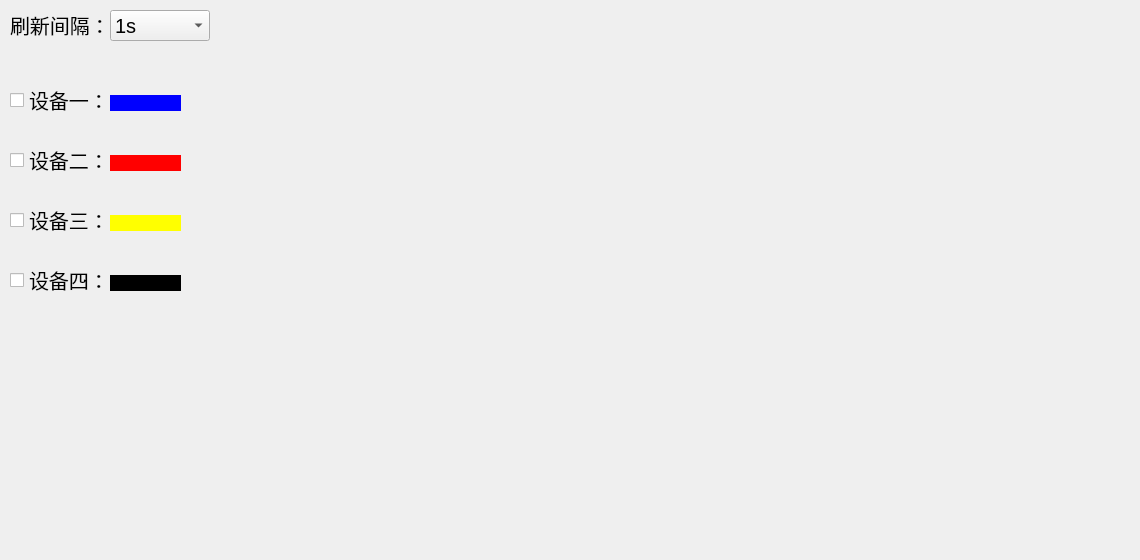
<?xml version="1.0" encoding="UTF-8"?>
<ui version="4.0">
 <class>DrawCurve</class>
 <widget class="QWidget" name="DrawCurve">
  <property name="geometry">
   <rect>
    <x>0</x>
    <y>0</y>
    <width>1140</width>
    <height>560</height>
   </rect>
  </property>
  <property name="windowTitle">
   <string>Form</string>
  </property>
  <widget class="QWidget" name="widget_customplot" native="true">
   <property name="geometry">
    <rect>
     <x>200</x>
     <y>50</y>
     <width>900</width>
     <height>460</height>
    </rect>
   </property>
  </widget>
  <widget class="QCheckBox" name="checkBox_1">
   <property name="geometry">
    <rect>
     <x>10</x>
     <y>80</y>
     <width>100</width>
     <height>40</height>
    </rect>
   </property>
   <property name="styleSheet">
    <string notr="true">QWidget{font-size: 15pt;}</string>
   </property>
   <property name="text">
    <string>设备一：</string>
   </property>
  </widget>
  <widget class="QCheckBox" name="checkBox_2">
   <property name="geometry">
    <rect>
     <x>10</x>
     <y>140</y>
     <width>100</width>
     <height>40</height>
    </rect>
   </property>
   <property name="styleSheet">
    <string notr="true">QWidget{font-size: 15pt;}</string>
   </property>
   <property name="text">
    <string>设备二：</string>
   </property>
  </widget>
  <widget class="QCheckBox" name="checkBox_3">
   <property name="geometry">
    <rect>
     <x>10</x>
     <y>200</y>
     <width>100</width>
     <height>40</height>
    </rect>
   </property>
   <property name="styleSheet">
    <string notr="true">QWidget{font-size: 15pt;}</string>
   </property>
   <property name="text">
    <string>设备三：</string>
   </property>
  </widget>
  <widget class="QCheckBox" name="checkBox_4">
   <property name="geometry">
    <rect>
     <x>10</x>
     <y>260</y>
     <width>100</width>
     <height>40</height>
    </rect>
   </property>
   <property name="styleSheet">
    <string notr="true">QWidget{font-size: 15pt;}</string>
   </property>
   <property name="text">
    <string>设备四：</string>
   </property>
  </widget>
  <widget class="Line" name="line">
   <property name="geometry">
    <rect>
     <x>110</x>
     <y>95</y>
     <width>71</width>
     <height>16</height>
    </rect>
   </property>
   <property name="styleSheet">
    <string notr="true">QWidget{border:none;
background:blue;}</string>
   </property>
   <property name="orientation">
    <enum>Qt::Horizontal</enum>
   </property>
  </widget>
  <widget class="Line" name="line_2">
   <property name="geometry">
    <rect>
     <x>110</x>
     <y>155</y>
     <width>71</width>
     <height>16</height>
    </rect>
   </property>
   <property name="styleSheet">
    <string notr="true">QWidget{border:none;
background:red;}</string>
   </property>
   <property name="orientation">
    <enum>Qt::Horizontal</enum>
   </property>
  </widget>
  <widget class="Line" name="line_3">
   <property name="geometry">
    <rect>
     <x>110</x>
     <y>215</y>
     <width>71</width>
     <height>16</height>
    </rect>
   </property>
   <property name="styleSheet">
    <string notr="true">QWidget{border:none;
background:yellow;}</string>
   </property>
   <property name="orientation">
    <enum>Qt::Horizontal</enum>
   </property>
  </widget>
  <widget class="Line" name="line_4">
   <property name="geometry">
    <rect>
     <x>110</x>
     <y>275</y>
     <width>71</width>
     <height>16</height>
    </rect>
   </property>
   <property name="styleSheet">
    <string notr="true">QWidget{border:none;
background:block;}</string>
   </property>
   <property name="orientation">
    <enum>Qt::Horizontal</enum>
   </property>
  </widget>
  <widget class="QComboBox" name="comboBox">
   <property name="geometry">
    <rect>
     <x>110</x>
     <y>10</y>
     <width>100</width>
     <height>31</height>
    </rect>
   </property>
   <property name="styleSheet">
    <string notr="true">QWidget{font-size: 15pt;}</string>
   </property>
   <item>
    <property name="text">
     <string>1s</string>
    </property>
   </item>
   <item>
    <property name="text">
     <string>5s</string>
    </property>
   </item>
   <item>
    <property name="text">
     <string>10s</string>
    </property>
   </item>
   <item>
    <property name="text">
     <string>停止刷新</string>
    </property>
   </item>
  </widget>
  <widget class="QLabel" name="label">
   <property name="geometry">
    <rect>
     <x>10</x>
     <y>5</y>
     <width>100</width>
     <height>40</height>
    </rect>
   </property>
   <property name="styleSheet">
    <string notr="true">QWidget{font-size: 15pt;}</string>
   </property>
   <property name="text">
    <string>刷新间隔：</string>
   </property>
  </widget>
 </widget>
 <resources/>
 <connections/>
</ui>
